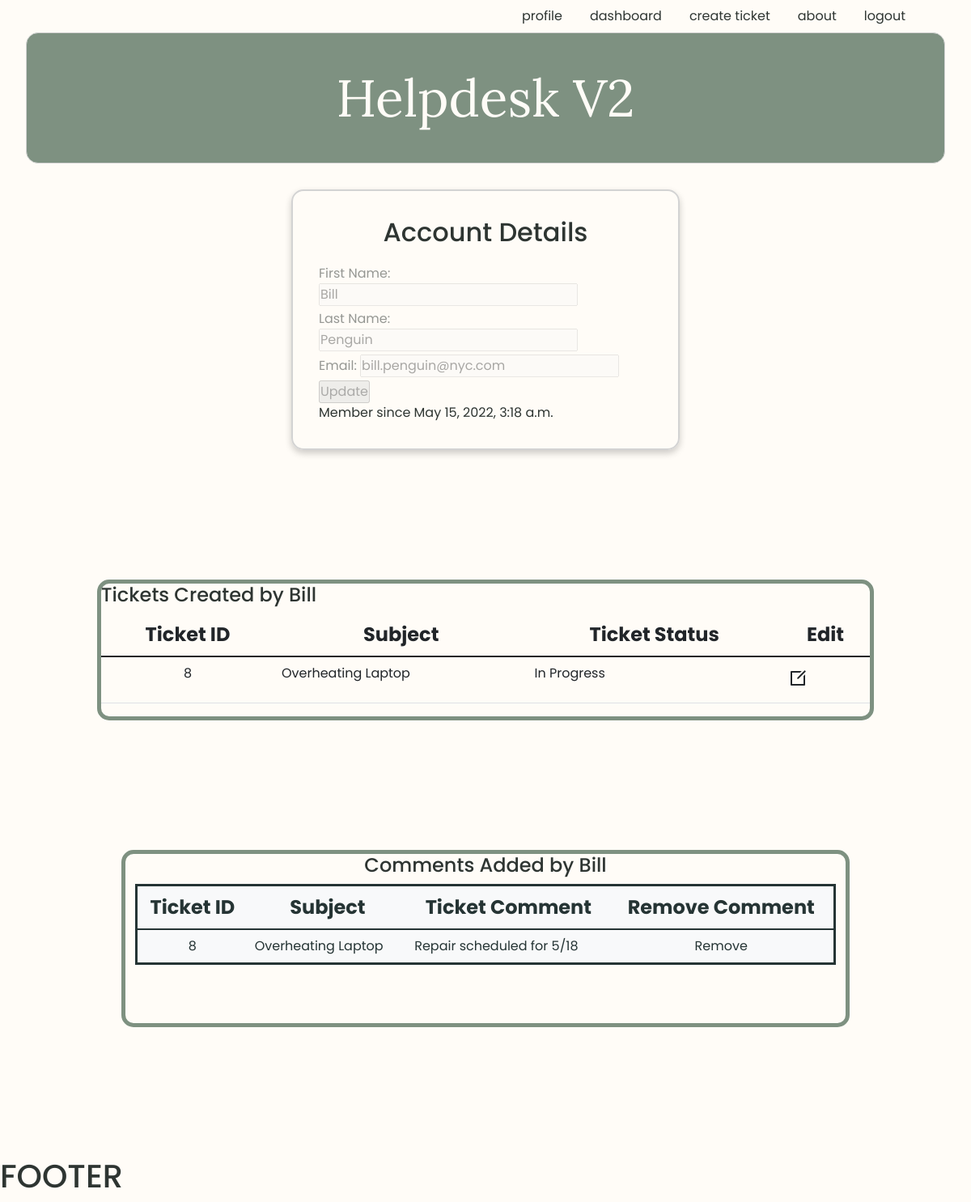
Before: /profile (signed in) with the older database file.
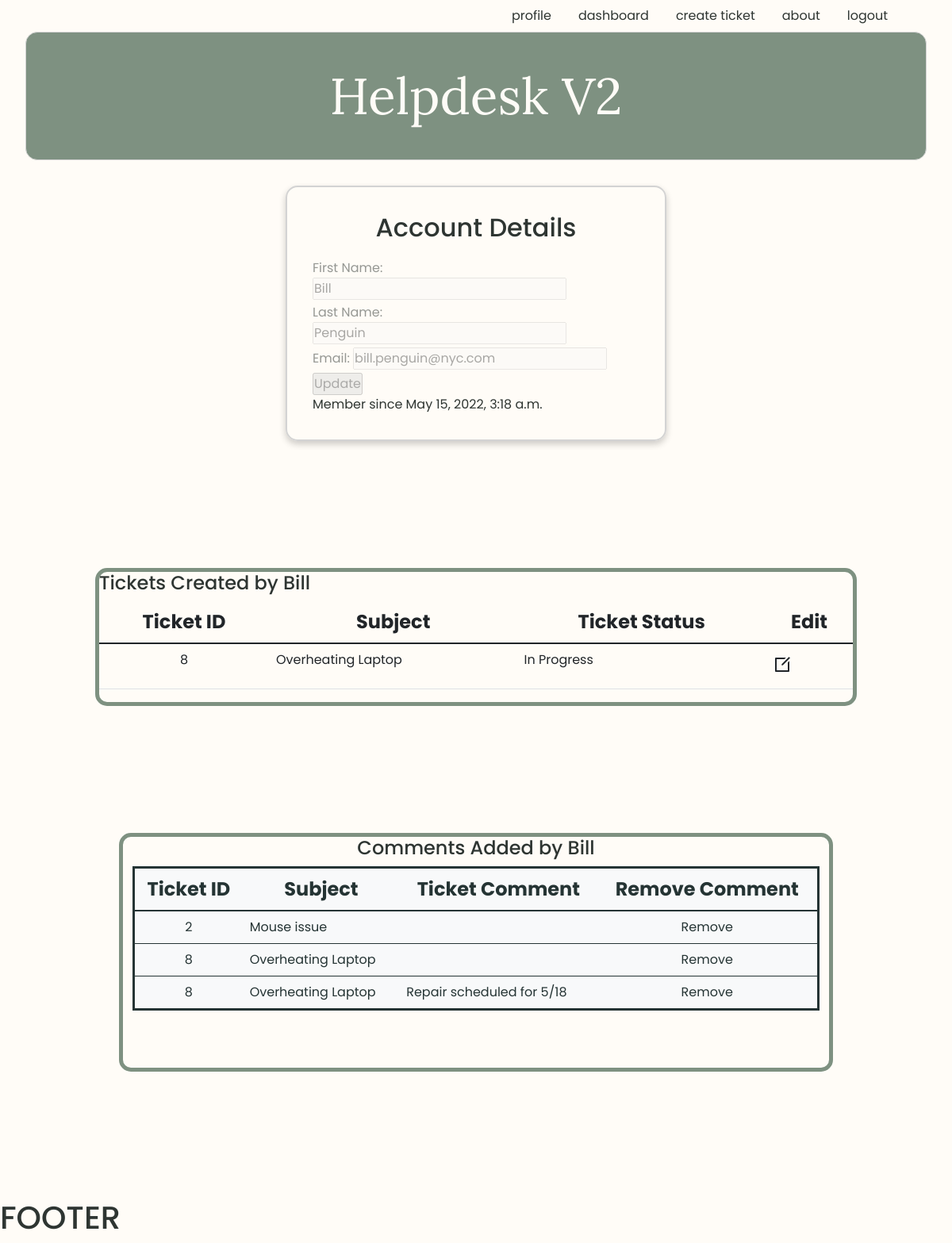
After: the same page with the newer database file.
### users/models.py (models this page shows)
class Ticket(models.Model):
    subject = models.CharField(max_length=250)
    ticket_type = models.CharField(max_length=50)
    ticket_status = models.CharField(max_length=50)
    ticket_description = models.CharField(max_length=350)
    created_by = models.ForeignKey(User, related_name="user_tickets", on_delete=models.CASCADE, null=True)
    created_at = models.DateTimeField(auto_now_add=True)
    updated_at = models.DateTimeField(auto_now=True)
    objects = TicketManager()

class Comment(models.Model):
    comment = models.CharField(max_length=255)
    poster = models.ForeignKey(User, related_name='user_comments', on_delete=models.CASCADE)
    ticket = models.ForeignKey(Ticket, related_name="post_comments", on_delete=models.CASCADE)
    created_at = models.DateTimeField(auto_now_add=True)

### users/views.py (the view)
# urls.py: path('profile', views.profile),
def profile(request):
    if 'user_id' not in request.session:
        return redirect('/')
    this_user = User.objects.filter(id = request.session['user_id'])
    context = {
        'user': this_user[0],
        'all_tickets': Ticket.objects.all(),
        'all_comments': Comment.objects.all()
    }
    return render(request, 'profile.html', context)

### users/templates/profile.html (shortened to what this page needs)
{% include 'logged_navbar.html'%}
<div class="login-card">
	<h1>Account Details</h1>
	<div>
		<form action="/profile/{{user.id}}/update" method="POST">
			<div>
				<label for="first_name">First Name: <input type="text" name="first_name" value="{{ user.first_name }}" disabled></label>
			</div>
			<div>
				<label for="last_name">Last Name: <input type="text"  name="last_name" value="{{user.last_name}}" disabled></label>
			</div>
			<div>
				<label for="email">Email: <input type="text" name="email" value="{{user.email}}" disabled></label>
			</div>
			<div>
				<input type="submit" value="Update" disabled>
			</div>
		</form>
		<div class="col">Member since {{user.created_at}}</div>
	</div>
</div>
<div class="table-container">
	<h4>Tickets Created by {{user.first_name}}</h4>
	<table class="table">
		<thead>
			<tr>
				<th scope="col">Ticket ID </th>
				<th scope="col">Subject </th>
				<th scope="col">Ticket Status </th>
				<th scope="col">Edit </th>
			</tr>
		</thead>
		<tbody>
		{% for ticket in all_tickets reversed%}
			{% if ticket.created_by.id == user.id %}
			<tr>
				<td class="table-data"><a href="/ticket/{{ticket.id}}/edit">{{ticket.id}}</a></td>
				<td><a href="/ticket/{{ticket.id}}/edit">{{ticket.subject}}</a></td>
				<td>{{ticket.ticket_status}}</td>
				<td class="data-edit"><a href="/ticket/{{ticket.id}}/edit"><i class="ri-edit-box-line"></i></a></td>
			</tr>
			{% endif %}
		{%endfor%}
		</tbody>
	</table>
</div>
<div class="container table-container mt-5 action-history" style="width: 900px">
	<h4 class="text-center">Comments Added by {{user.first_name}}</h4>
	<table class="table table-hover table-light ticket-table">
	<thead>
		<tr>
		<th scope="col" class="text-center">Ticket ID </th>
		<th scope="col">Subject </th>
		<th scope="col">Ticket Comment </th>
		<th scope="col">Remove Comment </th>
		</tr>
	</thead>
	<tbody>
	{% for comment in all_comments reversed%}
			{% if comment.poster.id == user.id %}
			<tr>
					<td class="text-center">{{comment.ticket.id}}</></td>
					<td><a href="/ticket/{{ticket.id}}/edit">{{comment.ticket.subject}}</a></td>
					<td>{{comment.comment}}</td>
					<td class="text-center"><a href="/comment/{{comment.id}}/delete">Remove</a></td>
			</tr>
			{% endif %}
	{%endfor%}
	</tbody>
	</table>
</div>
<div>
	<h1>FOOTER</h1>
</div>

Changed rows visible on the page:
added Comment: ticket.id "2", ticket.subject "Mouse issue"
added Comment: ticket.id "8", ticket.subject "Overheating Laptop"
